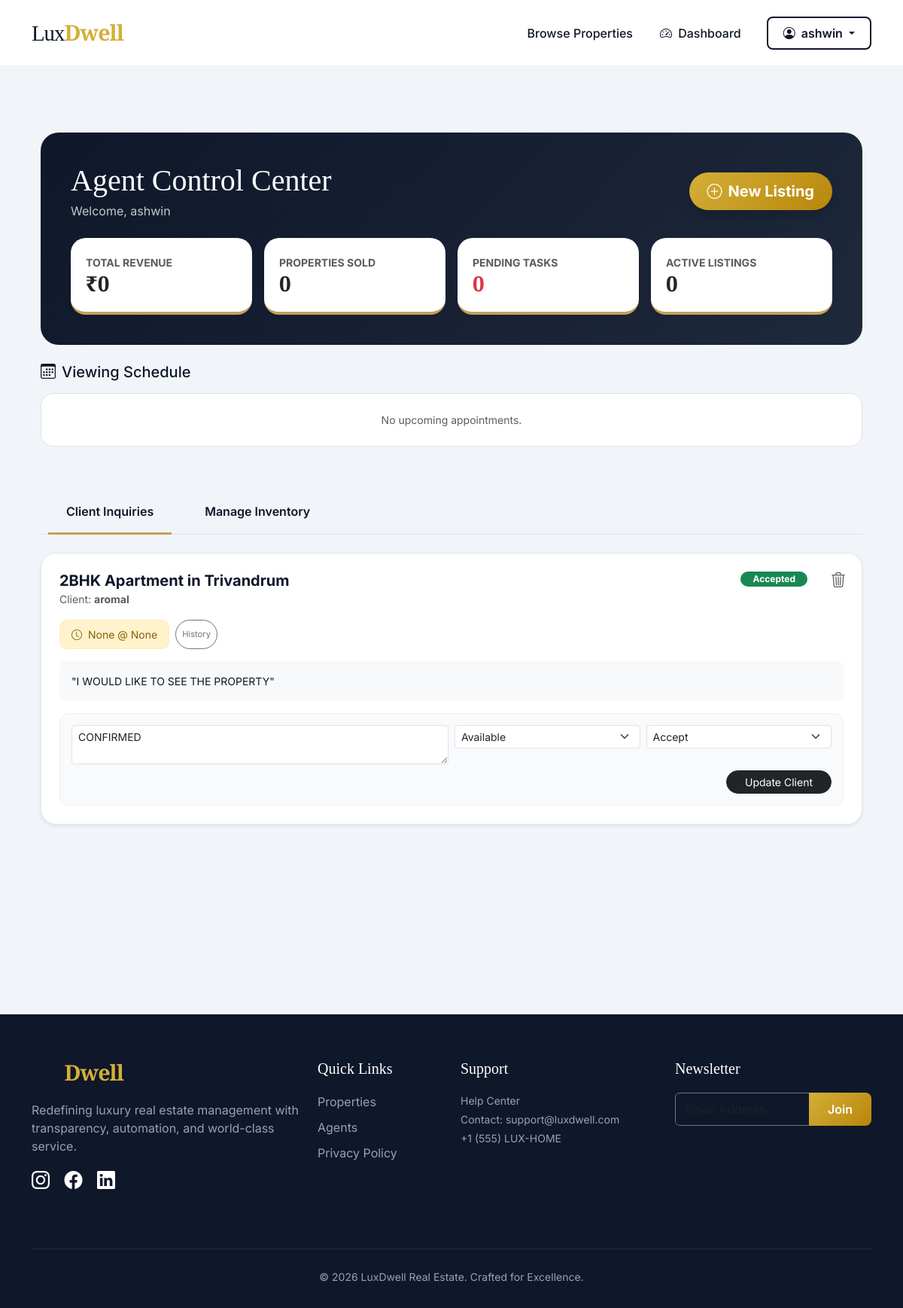
Screenshot of /dashboard/agent/ (signed in) with the database file from the repository.
### core/models.py (models this page shows, shortened)
class Booking(models.Model):
    PENDING = 'Pending'
    ACCEPTED = 'Accepted'
    REJECTED = 'Rejected'
    STATUS_CHOICES = [
        (PENDING, 'Pending'),
        (ACCEPTED, 'Accepted'),
        (REJECTED, 'Rejected'),
        ('Available', 'Available'),
        ('Sold', 'Sold'),
        ('Reserved', 'Reserved'),
    ]
    user = models.ForeignKey(User, on_delete=models.CASCADE, related_name='bookings')
    property = models.ForeignKey(Property, on_delete=models.CASCADE, related_name='bookings')
    request_date = models.DateTimeField(auto_now_add=True)
    message = models.TextField(help_text="User's initial inquiry or requirements")
    appointment_date = models.DateField(null=True, blank=True)
    appointment_time = models.TimeField(null=True, blank=True)
    agent_response = models.TextField(blank=True, null=True, help_text="The reply sent by the agent")
    is_resolved = models.BooleanField(default=False, help_text="True if the agent has processed the request")
    response_status = models.CharField(
        max_length=20,
        choices=STATUS_CHOICES,
        default=PENDING
    )
    class Meta:
        ordering = ['-request_date']
        verbose_name = "Booking/Inquiry"
        verbose_name_plural = "Bookings & Inquiries"

class Property(models.Model):
    STATUS_CHOICES = [
        ('Available', 'Available'),
        ('Sold', 'Sold'),
        ('Rented', 'Rented'),
        ('Pending Approval', 'Pending Approval'),
    ]
    title = models.CharField(max_length=200)
    description = models.TextField()
    location = models.CharField(max_length=100)
    price = models.DecimalField(max_digits=12, decimal_places=2)
    property_type = models.CharField(max_length=50)
    image = models.ImageField(upload_to='properties/', default='default.jpg')
    panorama_360 = models.ImageField(upload_to='panoramas/', null=True, blank=True, help_text="Upload an equirectangular 360-degree image")
    status = models.CharField(max_length=20, choices=STATUS_CHOICES, default='Available')
    ddress = models.CharField(max_length=255, null=True, blank=True)
    map_url = models.URLField(max_length=500, null=True, blank=True, help_text="Link from Google Maps")
    owner = models.ForeignKey(User, on_delete=models.CASCADE, related_name='owned_properties', null=True, blank=True)
    agent = models.ForeignKey(User, on_delete=models.SET_NULL, related_name='managed_listings', null=True, blank=True)
    is_approved = models.BooleanField(default=False)

### core/views.py (the view)
# urls.py: path('dashboard/agent/', views.agent_dashboard, name='agent_dashboard'),
@login_required
def agent_dashboard(request):
    profile, _ = Profile.objects.get_or_create(user=request.user)
    if profile.role != 'agent':
        return redirect('user_dashboard')
    properties = Property.objects.filter(agent=request.user).order_by('-id')
    inquiries = Booking.objects.filter(property__agent=request.user).order_by('-request_date')
    context = {
        'properties': properties,
        'inquiries': inquiries,
    }
    return render(request, 'core/agent_dashboard.html', context)

### core/templates/core/agent_dashboard.html (shortened to what this page needs)
{% extends 'core/base.html' %}
{% block content %}
<div class="container py-5">
    <div class="agent-header fade-in mb-4">
        <div class="d-flex justify-content-between align-items-center mb-4">
            <div>
                <h1 class="font-playfair mb-1 text-white">Agent Control Center</h1>
                <p class="mb-0 opacity-75">Welcome, {{ request.user.username }}</p>
            </div>
            <a href="{% url 'add_property' %}" class="btn btn-gold btn-lg rounded-pill px-4 fw-bold shadow">
                <i class="bi bi-plus-circle me-2"></i>New Listing
            </a>
        </div>
        <div class="row g-3">
            <div class="col-md-3">
                <div class="stat-card text-dark">
                    <small class="text-muted fw-bold">TOTAL REVENUE</small>
                    <h3 class="fw-bold mb-0">₹{{ total_revenue|default:"0" }}</h3>
                </div>
            </div>
            <div class="col-md-3">
                <div class="stat-card text-dark">
                    <small class="text-muted fw-bold">PROPERTIES SOLD</small>
                    <h3 class="fw-bold mb-0">{{ sold_count|default:"0" }}</h3>
                </div>
            </div>
            <div class="col-md-3">
                <div class="stat-card text-dark">
                    <small class="text-muted fw-bold">PENDING TASKS</small>
                    <h3 class="fw-bold mb-0 text-danger">{{ pending_inquiries|default:"0" }}</h3>
                </div>
            </div>
            <div class="col-md-3">
                <div class="stat-card text-dark">
                    <small class="text-muted fw-bold">ACTIVE LISTINGS</small>
                    <h3 class="fw-bold mb-0">{{ total_listings|default:"0" }}</h3>
                </div>
            </div>
        </div>
    </div>
    <div class="mb-5">
        <h5 class="font-playfair mb-3"><i class="bi bi-calendar3 me-2 text-gold"></i>Viewing Schedule</h5>
        <div class="calendar-strip">
            {% for appt in upcoming_appointments %}
            <div class="calendar-card shadow-sm">
                <div class="text-gold fw-bold small mb-1">{{ appt.appointment_date|date:"D, M d" }}</div>
                <div class="fw-bold text-navy">{{ appt.appointment_time|time:"g:i A" }}</div>
                <div class="text-truncate mt-2 small fw-bold">{{ appt.property.title }}</div>
                <div class="text-muted x-small">Client: {{ appt.user.username }}</div>
            </div>
            {% empty %}
            <div class="text-muted p-4 bg-white rounded-4 border w-100 text-center small">No upcoming appointments.</div>
            {% endfor %}
        </div>
    </div>
    <ul class="nav nav-tabs nav-tabs-lux mb-4" id="agentTab" role="tablist">
        <li class="nav-item">
            <button class="nav-link active" id="inquiries-tab" data-bs-toggle="tab" data-bs-target="#inquiries-panel">Client Inquiries</button>
        </li>
        <li class="nav-item">
            <button class="nav-link" id="inventory-tab" data-bs-toggle="tab" data-bs-target="#inventory-panel">Manage Inventory</button>
        </li>
    </ul>
    <div class="tab-content" id="agentTabContent">
        <div class="tab-pane fade show active" id="inquiries-panel">
            {% for inquiry in inquiries %}
            <div class="inquiry-card p-4 mb-4 shadow-sm position-relative">
                <div class="position-absolute" style="top: 20px; right: 20px;">
                    <form action="{% url 'agent_delete_inquiry' inquiry.id %}" method="POST" onsubmit="return confirm('Clear this inquiry from your dashboard?');">
                        <button type="submit" class="btn btn-link text-muted p-0 hover-danger" title="Clear History">
                            <i class="bi bi-trash3 fs-5"></i>
                        </button>
                    </form>
                </div>
                <div class="d-flex justify-content-between align-items-start mb-3 pe-5">
                    <div>
                        <h5 class="mb-0 fw-bold text-navy">{{ inquiry.property.title }}</h5>
                        <small class="text-muted">Client: <span class="text-navy fw-bold">{{ inquiry.user.username }}</span></small>
                    </div>
                    <span class="badge {% if inquiry.response_status == 'Accepted' %}bg-success{% elif inquiry.response_status == 'Rejected' %}bg-danger{% else %}bg-warning text-dark{% endif %} px-3 rounded-pill">
                        {{ inquiry.response_status|default:"New Request" }}
                    </span>
                </div>
                <div class="d-flex gap-2 mb-3">
                    <div class="appointment-badge small">
                        <i class="bi bi-clock me-1"></i> {{ inquiry.appointment_date }} @ {{ inquiry.appointment_time }}
                    </div>
                    <button class="btn btn-outline-secondary btn-sm rounded-pill py-0 px-2" style="font-size: 0.7rem;" type="button" data-bs-toggle="collapse" data-bs-target="#hist{{ inquiry.id }}">
                        History
                    </button>
                </div>
                <div class="p-3 bg-light rounded-3 mb-3 small">"{{ inquiry.message }}"</div>
                <form action="{% url 'respond_to_inquiry' inquiry.id %}" method="POST" class="status-form">
                    <div class="row g-2">
                        <div class="col-md-6">
                            <textarea name="agent_response" class="form-control form-control-sm" rows="2" placeholder="Your reply...">{{ inquiry.agent_response|default:'' }}</textarea>
                        </div>
                        <div class="col-md-3">
                            <select name="status_update" class="form-select form-select-sm">
                                <option value="Available" {% if inquiry.property.status == 'Available' %}selected{% endif %}>Available</option>
                            </select>
                        </div>
                        <div class="col-md-3">
                            <select name="response_status" class="form-select form-select-sm">
                                <option value="Accepted" {% if inquiry.response_status == 'Accepted' %}selected{% endif %}>Accept</option>
                            </select>
                        </div>
                        <div class="col-12 text-end">
                            <button type="submit" class="btn btn-dark btn-sm rounded-pill px-4">Update Client</button>
                        </div>
                    </div>
                </form>
            </div>
            {% empty %}
            <div class="text-center py-5 glass-panel">
                <i class="bi bi-inbox fs-1 text-muted d-block mb-3"></i>
                <p class="text-muted">Your inbox is empty.</p>
            </div>
            {% endfor %}
        </div>
    </div>
</div>
{% endblock %}

### core/templates/core/base.html (shortened to what this page needs)
<!DOCTYPE html>
<html lang="en">
<head>
    <link href="https://cdn.jsdelivr.net/npm/bootstrap@5.3.0/dist/css/bootstrap.min.css" rel="stylesheet">
    <link rel="stylesheet" href="https://cdn.jsdelivr.net/npm/bootstrap-icons@1.11.1/font/bootstrap-icons.css">
</head>
<body>
    <nav class="navbar navbar-expand-lg sticky-top">
        <div class="container">
            <a class="navbar-brand" href="{% url 'home' %}">Lux<b>Dwell</b></a>
            <div class="collapse navbar-collapse" id="navbarNav">
    <ul class="navbar-nav ms-auto align-items-center">
        {% if request.resolver_match.url_name != 'login' and request.resolver_match.url_name != 'register' %}
            <li class="nav-item"><a class="nav-link" href="{% url 'home' %}">Browse Properties</a></li>
        {% endif %}
        {% if user.is_authenticated %}
            <li class="nav-item">
                <a class="nav-link" href="{% if user.profile.role == 'agent' %}{% url 'agent_dashboard' %}{% else %}{% url 'user_dashboard' %}{% endif %}">
                    <i class="bi bi-speedometer2 me-1"></i> Dashboard
                </a>
            </li>
            <li class="nav-item ms-lg-3">
                <div class="dropdown">
                    <button class="btn btn-outline-navy dropdown-toggle" type="button" data-bs-toggle="dropdown">
                        <i class="bi bi-person-circle me-1"></i> {{ user.username }}
                    </button>
                </div>
            </li>
        {% endif %}
    </ul>
</div>
        </div>
    </nav>
    <div class="container main-content fade-in">
        {% block content %}{% endblock %}
    </div>
    <footer class="footer">
        <div class="container">
            <div class="row">
                <div class="col-lg-4 mb-4">
                    <h5 class="navbar-brand text-white">Lux<b>Dwell</b></h5>
                    <p>Redefining luxury real estate management with transparency, automation, and world-class service.</p>
                    <div class="social-icons">
                        <a href="#"><i class="bi bi-instagram"></i></a>
                        <a href="#"><i class="bi bi-facebook"></i></a>
                        <a href="#"><i class="bi bi-linkedin"></i></a>
                    </div>
                </div>
                <div class="col-lg-2 mb-4">
                    <h5>Quick Links</h5>
                    <a href="{% url 'home' %}" class="footer-link">Properties</a>
                    <a href="#" class="footer-link">Agents</a>
                    <a href="#" class="footer-link">Privacy Policy</a>
                </div>
                <div class="col-lg-3 mb-4">
                    <h5>Support</h5>
                    <p class="small mb-1">Help Center</p>
                    <p class="small mb-1">Contact: support@luxdwell.com</p>
                    <p class="small">+1 (555) LUX-HOME</p>
                </div>
                <div class="col-lg-3">
                    <h5>Newsletter</h5>
                    <div class="input-group mb-3">
                        <input type="text" class="form-control bg-transparent border-secondary text-white" placeholder="Email Address">
                        <button class="btn btn-gold" type="button">Join</button>
                    </div>
                </div>
            </div>
            <hr class="border-secondary mt-5">
            <div class="text-center mt-4">
                <small>&copy; 2026 LuxDwell Real Estate. Crafted for Excellence.</small>
            </div>
        </div>
    </footer>
</body>
</html>

### core/templates/core/base.html (style rules this page uses)
:root { --primary-gold: #D4AF37; --dark-navy: #0F172A; --soft-gray: #F8FAFC; --accent-gold: #B8860B; --glass: rgba(255, 255, 255, 0.95); }
body { font-family: 'Inter', sans-serif; background-color: var(--soft-gray); color: var(--dark-navy); overflow-x: hidden; }
h1, h2, h3, .navbar-brand { font-family: 'Playfair Display', serif; }
.navbar { background: var(--glass) !important; backdrop-filter: blur(10px); border-bottom: 1px solid rgba(0,0,0,0.05); padding: 1rem 0; transition: all 0.3s ease; }
.navbar-brand { font-size: 1.8rem; letter-spacing: -1px; color: var(--dark-navy) !important; }
.navbar-brand b { color: var(--primary-gold); }
.nav-link { font-weight: 500; color: var(--dark-navy) !important; margin: 0 10px; position: relative; }
.nav-link::after { content: ''; position: absolute; width: 0; height: 2px; bottom: 0; left: 0; background-color: var(--primary-gold); transition: width 0.3s ease; }
.btn-gold { background: linear-gradient(135deg, var(--primary-gold), var(--accent-gold)); color: white !important; border: none; padding: 10px 25px; border-radius: 8px; font-weight: 600; transition: transform 0.2s ease, box-shadow 0.2s ease; }
.btn-outline-navy { border: 2px solid var(--dark-navy); color: var(--dark-navy); font-weight: 600; border-radius: 8px; padding: 8px 20px; }
.main-content { padding-top: 40px; padding-bottom: 80px; }
.footer { background-color: var(--dark-navy); color: #94A3B8; padding: 60px 0 30px; margin-top: 100px; }
.footer h5 { color: white; font-family: 'Playfair Display', serif; margin-bottom: 20px; }
.footer-link { color: #94A3B8; text-decoration: none; display: block; margin-bottom: 10px; transition: color 0.2s; }
.social-icons a { font-size: 1.5rem; margin-right: 15px; color: white; transition: color 0.2s; }
.fade-in { animation: fadeIn 0.8s ease-in; }

### core/templates/core/agent_dashboard.html (style rules this page uses)
:root { --agent-navy: #0f172a; --agent-gold: #c5a059; --lux-border: #e2e8f0; }
body { background-color: #f1f5f9; }
.agent-header { background: linear-gradient(135deg, var(--agent-navy) 0%, #1e293b 100%); color: white; border-radius: 24px; padding: 40px; margin-bottom: 30px; }
.stat-card { background: white; border-radius: 20px; padding: 20px; border-bottom: 4px solid var(--agent-gold); box-shadow: 0 4px 6px -1px rgba(0,0,0,0.05); }
.calendar-strip { display: flex; gap: 15px; overflow-x: auto; padding-bottom: 10px; }
.inquiry-card { background: white; border-radius: 20px; border: 1px solid #e2e8f0; transition: 0.3s; overflow: hidden; }
.status-form { background: #f8fafc; border-radius: 12px; padding: 15px; border: 1px solid #edf2f7; }
.nav-tabs-lux .nav-link { color: #64748b; font-weight: 600; border: none; padding: 1rem 1.5rem; }
.nav-tabs-lux .nav-link.active { color: var(--agent-navy); border-bottom: 3px solid var(--agent-gold); background: transparent; }
.appointment-badge { background: #fff3cd; color: #856404; padding: 8px 15px; border-radius: 10px; border: 1px solid #ffeeba; }

### rows the page displays
Booking: property "2BHK Apartment in Trivandrum", user.username "aromal", response_status "Accepted", appointment_date "None", appointment_time "None", message "I WOULD LIKE TO SEE THE PROPERTY", agent_response "CONFIRMED", status_update "Available", response_status "Accept"

### other values shown
{{ user.username }} "ashwin"
{{ request.user.username }} "ashwin"
{{ total_revenue|default:"0" }} "0"
{{ sold_count|default:"0" }} "0"
{{ pending_inquiries|default:"0" }} "0"
{{ total_listings|default:"0" }} "0"
